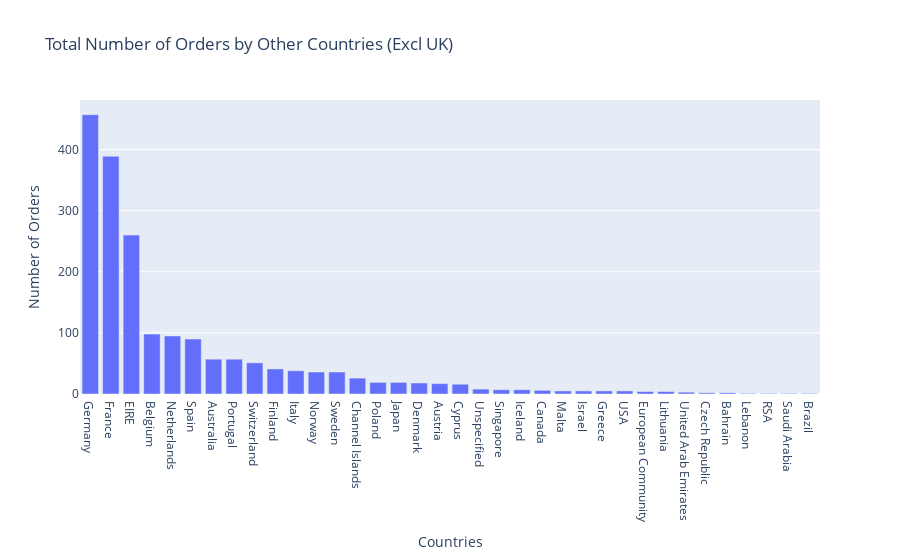

Notebook code for this chart:
### Code cell
#Create 2nd bar chart for total number of orders by country minus UK for better insight to foreign online sales

orders_by_country = orders_by_country[orders_by_country['country'] != 'United Kingdom']
orders_by_country = orders_by_country.sort_values('total_orders_country', ascending=False)

# Create bar chart to visualize the number of orders for each country
fig = go.Figure(go.Bar(
            x=orders_by_country['country'],
            y=orders_by_country['total_orders_country'],
            ))
fig.update_layout(title='Total Number of Orders by Other Countries (Excl UK)', xaxis_title='Countries', yaxis_title='Number of Orders')
fig.show()

### Figure 1 — Plotly figure (JSON) as saved in the notebook; plotly's stock layout.template omitted (floating-point values rounded to 4 significant figures)
{"data": [{"type": "bar", "x": ["Germany", "France", "EIRE", "Belgium", "Netherlands", "Spain", "Australia", "Portugal", "Switzerland", "Finland", "Italy", "Norway", "Sweden", "Channel Islands", "Poland", "Japan", "Denmark", "Austria", "Cyprus", "Unspecified", "Singapore", "Iceland", "Canada", "Malta", "Israel", "Greece", "USA", "European Community", "Lithuania", "United Arab Emirates", "Czech Republic", "Bahrain", "Lebanon", "RSA", "Saudi Arabia", "Brazil"], "y": [457, 389, 260, 98, 95, 90, 57, 57, 51, 41, 38, 36, 36, 26, 19, 19, 18, 17, 16, 8, 7, 7, 6, 5, 5, 5, 5, 4, 4, 3, 2, 2, 1, 1, 1, 1]}], "layout": {"title": {"text": "Total Number of Orders by Other Countries (Excl UK)"}, "xaxis": {"title": {"text": "Countries"}}, "yaxis": {"title": {"text": "Number of Orders"}}}}
